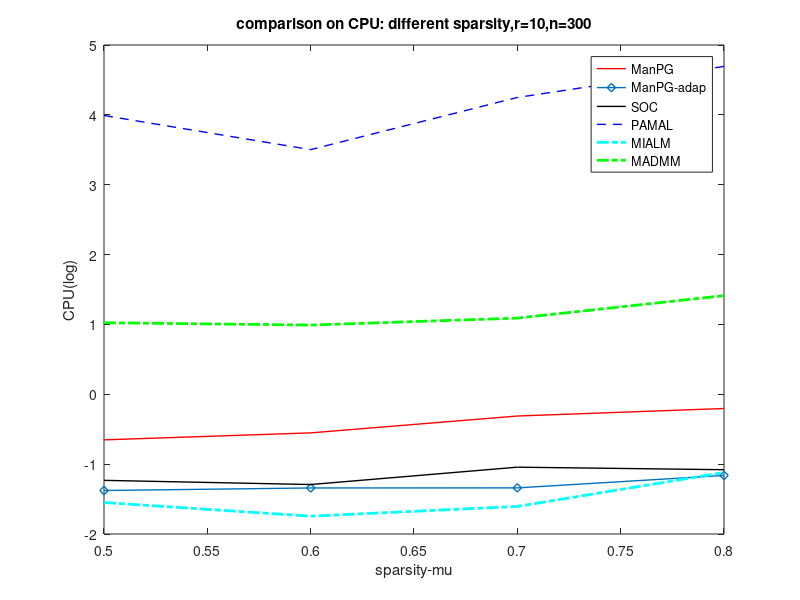
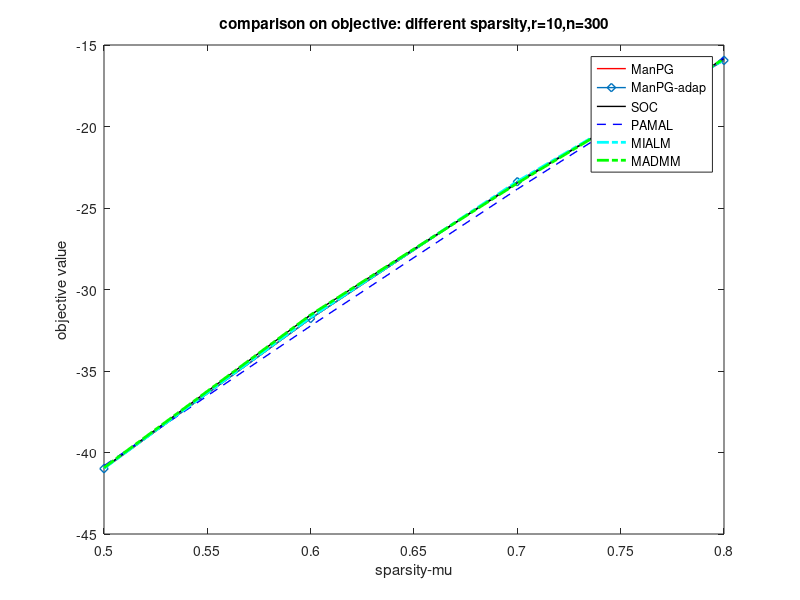
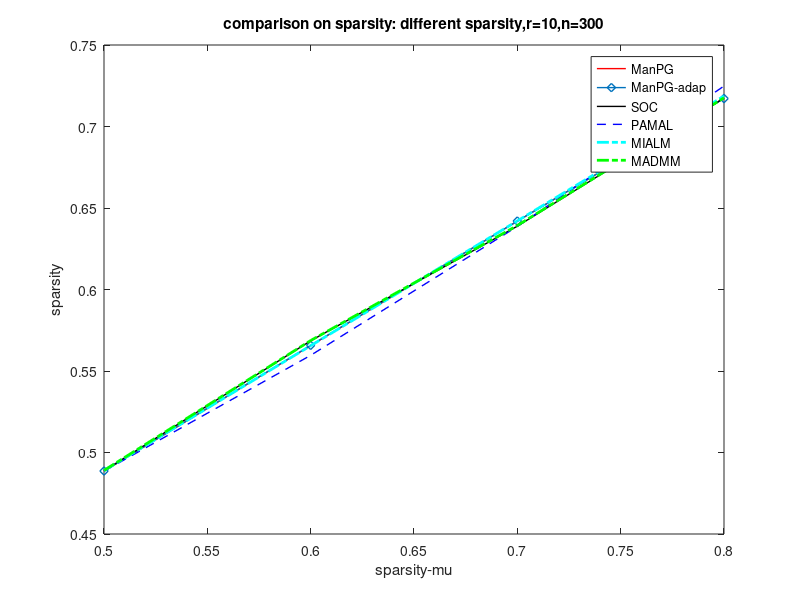
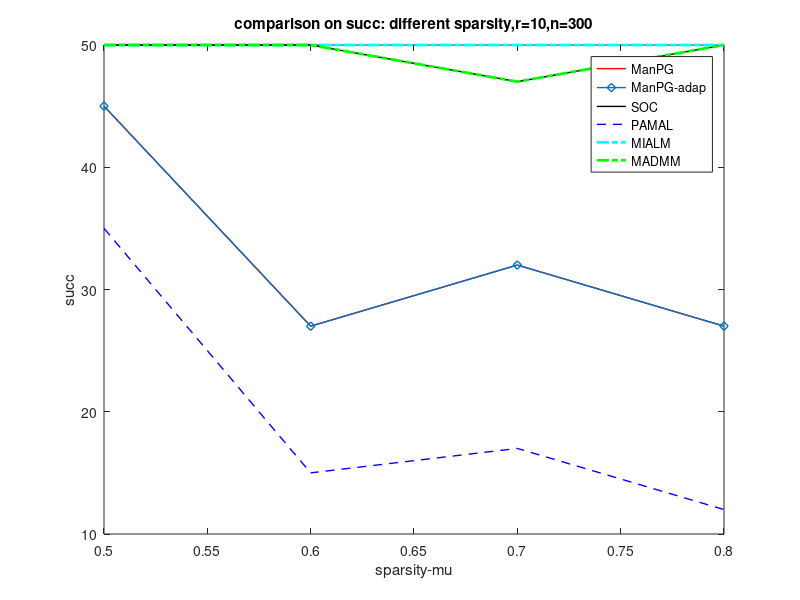

Source code (MATLAB) for these figures, in order:

%n_set=[ 200; 300; 500; ]; %dimension 
n_set=[ 200; 300; 400; 500; ]; %dimension 
r_set = [5;8;10;12;15];   % rank
mu_set = [0.5;0.6;0.7;0.8];
load('result_spca_random.mat');

%% ----------------------------------fix  r and n --------------------------------------

r = 10;n = 300;m = length(mu_set);C = info_random_fixn300r10.C;

%% cpu
figure(1); 
plot(mu_set, reshape(log(C(1,1,:)),1,m), 'r-','linewidth',1); hold on;
plot(mu_set, reshape(log(C(1,2,:)),1,m), 'd-','linewidth',1); hold on;
plot(mu_set, reshape(log(C(1,4,:)),1,m), 'k-','linewidth',1); hold on;
plot(mu_set, reshape(log(C(1,5,:)),1,m), 'b--','linewidth',1); hold on;
plot(mu_set, reshape(log(C(1,6,:)),1,m), 'c-.','linewidth',2); hold on;
plot(mu_set, reshape(log(C(1,7,:)),1,m), 'g-.','linewidth',2);
xlabel('sparsity-mu');   ylabel('CPU(log)');
title(['comparison on CPU: different sparsity',',r=',num2str(r),',n=',num2str(n)]);
legend('ManPG','ManPG-adap','SOC','PAMAL','MIALM','MADMM');


filename_pic1 = ['eps/SPCA_CPU_mu_cpu',  '_' num2str(r) '_' num2str(n)  '.eps'];
saveas(gcf,filename_pic1,'epsc')

%% objective 
figure(2); 
plot(mu_set, reshape(C(2,1,:),1,m), 'r-','linewidth',1); hold on;
plot(mu_set, reshape(C(2,2,:),1,m), 'd-','linewidth',1); hold on;
plot(mu_set, reshape(C(2,4,:),1,m), 'k-','linewidth',1); hold on;
plot(mu_set, reshape(C(2,5,:),1,m), 'b--','linewidth',1); hold on;
plot(mu_set, reshape(C(2,6,:),1,m), 'c-.','linewidth',2); hold on;
plot(mu_set, reshape(C(2,7,:),1,m), 'g-.','linewidth',2);
xlabel('sparsity-mu');   ylabel('objective value');
title(['comparison on objective: different sparsity',',r=',num2str(r),',n=',num2str(n)]);
legend('ManPG','ManPG-adap','SOC','PAMAL','MIALM','MADMM');

filename_pic1 = ['eps/SPCA_CPU_mu_F',  '_' num2str(r) '_' num2str(n)  '.eps'];
saveas(gcf,filename_pic1,'epsc')

%% sparsity
figure(3); 
plot(mu_set, reshape(C(3,1,:),1,m), 'r-','linewidth',1); hold on;
plot(mu_set, reshape(C(3,2,:),1,m), 'd-','linewidth',1); hold on;
plot(mu_set, reshape(C(3,4,:),1,m), 'k-','linewidth',1); hold on;
plot(mu_set, reshape(C(3,5,:),1,m), 'b--','linewidth',1); hold on;
plot(mu_set, reshape(C(3,6,:),1,m), 'c-.','linewidth',2); hold on;
plot(mu_set, reshape(C(3,7,:),1,m), 'g-.','linewidth',2);
xlabel('sparsity-mu');   ylabel('sparsity');
title(['comparison on sparsity: different sparsity',',r=',num2str(r),',n=',num2str(n)]);
legend('ManPG','ManPG-adap','SOC','PAMAL','MIALM','MADMM');

filename_pic1 = ['eps/SPCA_CPU_mu_sp',  '_' num2str(r) '_' num2str(n)  '.eps'];
saveas(gcf,filename_pic1,'epsc')


%% sparsity
figure(4); C(8,:,:) = floor(C(8,:,:)*2.5); C(8,6,:) = 50;
plot(mu_set, reshape(C(8,1,:),1,m), 'r-','linewidth',1); hold on;
plot(mu_set, reshape(C(8,2,:),1,m), 'd-','linewidth',1); hold on;
plot(mu_set, reshape(C(8,4,:),1,m), 'k-','linewidth',1); hold on;
plot(mu_set, reshape(C(8,5,:),1,m), 'b--','linewidth',1); hold on;
plot(mu_set, reshape(C(8,6,:),1,m), 'c-.','linewidth',2); hold on;
plot(mu_set, reshape(C(8,7,:),1,m), 'g-.','linewidth',2);
xlabel('sparsity-mu');   ylabel('succ');
title(['comparison on succ: different sparsity',',r=',num2str(r),',n=',num2str(n)]);
legend('ManPG','ManPG-adap','SOC','PAMAL','MIALM','MADMM');

filename_pic1 = ['eps/SPCA_CPU_mu_succ',  '_' num2str(r) '_' num2str(n)  '.eps'];
saveas(gcf,filename_pic1,'epsc')

%% ----------------------------------fix  mu and n --------------------------------------

mu = 0.6;n = 300;m = length(r_set);C = info_random_fixn300mu06.C;



%% cpu
figure(5); 
plot(r_set, reshape(log(C(1,1,:)),1,m), 'r-','linewidth',1); hold on;
plot(r_set, reshape(log(C(1,2,:)),1,m), 'd-','linewidth',1); hold on;
plot(r_set, reshape(log(C(1,4,:)),1,m), 'k-','linewidth',1); hold on;
plot(r_set, reshape(log(C(1,5,:)),1,m), 'b--','linewidth',1); hold on;
plot(r_set, reshape(log(C(1,6,:)),1,m), 'c-.','linewidth',2); hold on;
plot(r_set, reshape(log(C(1,7,:)),1,m), 'g-.','linewidth',2);
xlabel('dimension-r');   ylabel('CPU(log)');
title(['comparison on CPU: different dimension',',mu=',num2str(mu),',n=',num2str(n)]);
legend('ManPG','ManPG-adap','SOC','PAMAL','MIALM','MADMM');

filename_pic1 = ['eps/SPCA_CPU_r_cpu',  '_' num2str(mu) '_' num2str(n)  '.eps'];
saveas(gcf,filename_pic1,'epsc')

%% objective 
figure(6); 
plot(r_set, reshape(C(2,1,:),1,m), 'r-','linewidth',1); hold on;
plot(r_set, reshape(C(2,2,:),1,m), 'd-','linewidth',1); hold on;
plot(r_set, reshape(C(2,4,:),1,m), 'k-','linewidth',1); hold on;
plot(r_set, reshape(C(2,5,:),1,m), 'b--','linewidth',1); hold on;
plot(r_set, reshape(C(2,6,:),1,m), 'c-.','linewidth',2); hold on;
plot(r_set, reshape(C(2,7,:),1,m), 'g-.','linewidth',2);
xlabel('dimension-r');   ylabel('objective value');
title(['comparison on objective: different dimension',',mu=',num2str(mu),',n=',num2str(n)]);
legend('ManPG','ManPG-adap','SOC','PAMAL','MIALM','MADMM');

filename_pic1 = ['eps/SPCA_CPU_r_F',  '_' num2str(mu) '_' num2str(n)  '.eps'];
saveas(gcf,filename_pic1,'epsc')

%% sparsity
figure(7); 
plot(r_set, reshape(C(3,1,:),1,m), 'r-','linewidth',1); hold on;
plot(r_set, reshape(C(3,2,:),1,m), 'd-','linewidth',1); hold on;
plot(r_set, reshape(C(3,4,:),1,m), 'k-','linewidth',1); hold on;
plot(r_set, reshape(C(3,5,:),1,m), 'b--','linewidth',1); hold on;
plot(r_set, reshape(C(3,6,:),1,m), 'c-.','linewidth',2); hold on;
plot(r_set, reshape(C(3,7,:),1,m), 'g-.','linewidth',2);
xlabel('dimension-r');   ylabel('sparsity');
title(['comparison on sparsity: different dimension',',mu=',num2str(mu),',n=',num2str(n)]);
legend('ManPG','ManPG-adap','SOC','PAMAL','MIALM','MADMM');

filename_pic1 = ['eps/SPCA_CPU_r_sp',  '_' num2str(mu) '_' num2str(n)  '.eps'];
saveas(gcf,filename_pic1,'epsc')

 
 %% succ
figure(8); C(8,:,:) = floor(C(8,:,:)*2.5); C(8,6,:) = 50;
plot(r_set, reshape(C(8,1,:),1,m), 'r-','linewidth',1); hold on;
plot(r_set, reshape(C(8,2,:),1,m), 'd-','linewidth',1); hold on;
plot(r_set, reshape(C(8,4,:),1,m), 'k-','linewidth',1); hold on;
plot(r_set, reshape(C(8,5,:),1,m), 'b--','linewidth',1); hold on;
plot(r_set, reshape(C(8,6,:),1,m), 'c-.','linewidth',2); hold on;
plot(r_set, reshape(C(8,7,:),1,m), 'g-.','linewidth',2);
xlabel('dimension-r');   ylabel('succ');
title(['comparison on succ: different dimension',',mu=',num2str(mu),',n=',num2str(n)]);
legend('ManPG','ManPG-adap','SOC','PAMAL','MIALM','MADMM');

filename_pic1 = ['eps/SPCA_CPU_r_succ',  '_' num2str(mu) '_' num2str(n)  '.eps'];
saveas(gcf,filename_pic1,'epsc')




%% ----------------------------------fix  mu and r --------------------------------------

mu = 0.6;r = 10;m = length(n_set);C = info_random_fixr10mu06.C;



%% cpu
figure(9); 
plot(n_set, reshape(log(C(1,1,:)),1,m), 'r-','linewidth',1); hold on;
plot(n_set, reshape(log(C(1,2,:)),1,m), 'd-','linewidth',1); hold on;
plot(n_set, reshape(log(C(1,4,:)),1,m), 'k-','linewidth',1); hold on;
plot(n_set, reshape(log(C(1,5,:)),1,m), 'b--','linewidth',1); hold on;
plot(n_set, reshape(log(C(1,6,:)),1,m), 'c-.','linewidth',2); hold on;
plot(n_set, reshape(log(C(1,7,:)),1,m), 'g-.','linewidth',2);
xlabel('dimension-n');   ylabel('CPU(log)');
title(['comparison on CPU: different dimension',',mu=',num2str(mu),',r=',num2str(r)]);
legend('ManPG','ManPG-adap','SOC','PAMAL','MIALM','MADMM');

filename_pic1 = ['eps/SPCA_CPU_n_cpu',  '_' num2str(mu) '_' num2str(r)  '.eps'];
saveas(gcf,filename_pic1,'epsc')

%% objective 
figure(10); 
plot(n_set, reshape(C(2,1,:),1,m), 'r-','linewidth',1); hold on;
plot(n_set, reshape(C(2,2,:),1,m), 'd-','linewidth',1); hold on;
plot(n_set, reshape(C(2,4,:),1,m), 'k-','linewidth',1); hold on;
plot(n_set, reshape(C(2,5,:),1,m), 'b--','linewidth',1); hold on;
plot(n_set, reshape(C(2,6,:),1,m), 'c-.','linewidth',2); hold on;
plot(n_set, reshape(C(2,7,:),1,m), 'g-.','linewidth',2);
xlabel('dimension-n');   ylabel('objective value');
title(['comparison on objective: different dimension',',mu=',num2str(mu),',r=',num2str(r)]);
legend('ManPG','ManPG-adap','SOC','PAMAL','MIALM','MADMM');

filename_pic1 = ['eps/SPCA_CPU_n_F',  '_' num2str(mu) '_' num2str(r)  '.eps'];
saveas(gcf,filename_pic1,'epsc')

%% sparsity
figure(11); 
plot(n_set, reshape(C(3,1,:),1,m), 'r-','linewidth',1); hold on;
plot(n_set, reshape(C(3,2,:),1,m), 'd-','linewidth',1); hold on;
plot(n_set, reshape(C(3,4,:),1,m), 'k-','linewidth',1); hold on;
plot(n_set, reshape(C(3,5,:),1,m), 'b--','linewidth',1); hold on;
plot(n_set, reshape(C(3,6,:),1,m), 'c-.','linewidth',2); hold on;
plot(n_set, reshape(C(3,7,:),1,m), 'g-.','linewidth',2);
xlabel('dimension-n');   ylabel('sparsity');
title(['comparison on sparsity: different dimension',',mu=',num2str(mu),',r=',num2str(r)]);
legend('ManPG','ManPG-adap','SOC','PAMAL','MIALM','MADMM');

filename_pic1 = ['eps/SPCA_CPU_n_sp',  '_' num2str(mu) '_' num2str(r)  '.eps'];
saveas(gcf,filename_pic1,'epsc')


%% succ
figure(12); C(8,:,:) = floor(C(8,:,:)*2.5); C(8,6,:) = 50;
plot(n_set, reshape(C(8,1,:),1,m), 'r-','linewidth',1); hold on;
plot(n_set, reshape(C(8,2,:),1,m), 'd-','linewidth',1); hold on;
plot(n_set, reshape(C(8,4,:),1,m), 'k-','linewidth',1); hold on;
plot(n_set, reshape(C(8,5,:),1,m), 'b--','linewidth',1); hold on;
plot(n_set, reshape(C(8,6,:),1,m), 'c-.','linewidth',2); hold on;
plot(n_set, reshape(C(8,7,:),1,m), 'g-.','linewidth',2);
xlabel('dimension-n');   ylabel('succ');
title(['comparison on succ: different dimension',',mu=',num2str(mu),',r=',num2str(r)]);
legend('ManPG','ManPG-adap','SOC','PAMAL','MIALM','MADMM');

filename_pic1 = ['eps/SPCA_CPU_n_succ',  '_' num2str(mu) '_' num2str(r)  '.eps'];
saveas(gcf,filename_pic1,'epsc')

